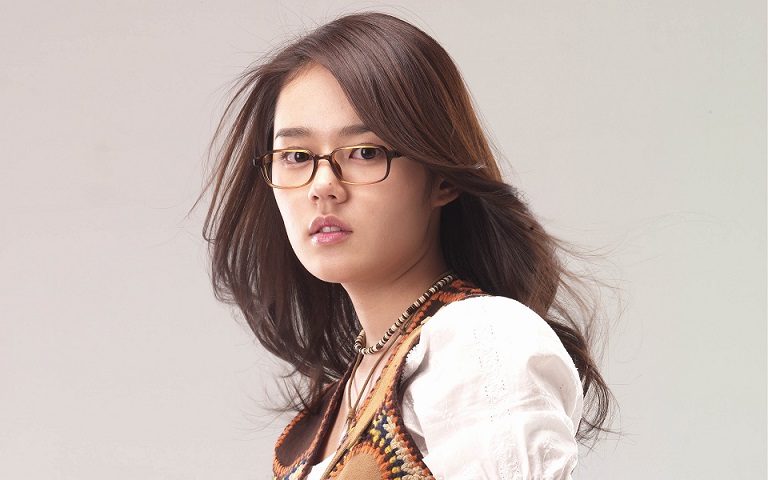
//> input picture test.jpg, 768 x 480 px
$ ./main-019   (built with g++ and OpenCV 4)
//> lines starting //> are read from the running program, lines starting //| are printed output that depends on the picture
#include <opencv2/opencv.hpp>
#include <iostream>
#include <cmath>

using namespace cv;
int main(int argc, char** argv) {
	Mat src, dst;
	src = imread("//home//fang//下载//opencv基础代码和ppt//test.jpg");
//> src is the input picture: 480 rows x 768 cols, CV_8UC3; mean B, G, R 175, 180.8, 194.8
	if (!src.data) {
		printf("could not load image...\n");
		return -1;
	}

	char INPUT_TITLE[] = "input image";
	char OUTPUT_TITLE[] = "sobel-demo";
	namedWindow(INPUT_TITLE, CV_WINDOW_AUTOSIZE);
	namedWindow(OUTPUT_TITLE, CV_WINDOW_AUTOSIZE);
	imshow(INPUT_TITLE, src);

	Mat gray_src;
	GaussianBlur(src, dst, Size(3, 3), 0, 0);
	cvtColor(dst, gray_src, CV_BGR2GRAY);
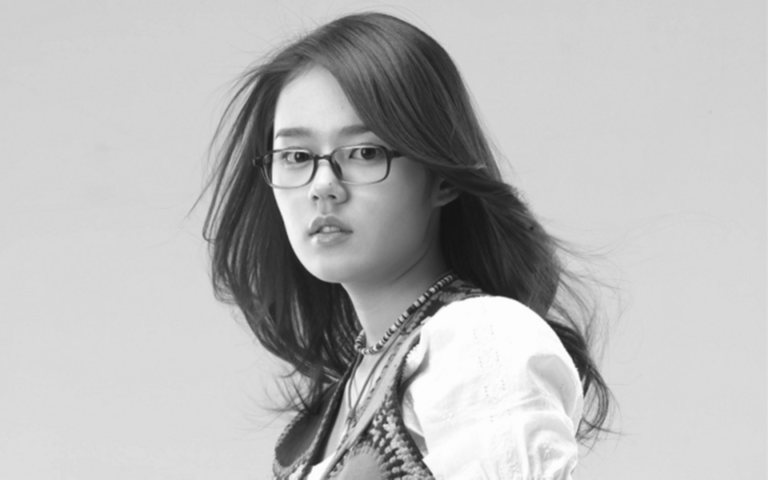
//> gray_src: 480 rows x 768 cols, CV_8UC1; min 19, max 254, mean 184.3
	imshow("gray image", gray_src);

	Mat xgrad, ygrad;
	Scharr(gray_src, xgrad, CV_16S, 1, 0);
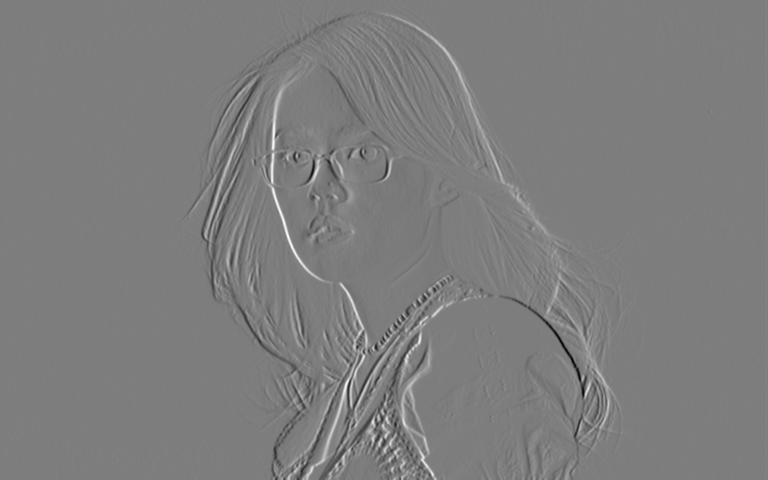
//> xgrad: 480 rows x 768 cols, CV_16SC1; min -2471, max 2531, mean 0.1; drawn with min black and max white
	Scharr(gray_src, ygrad, CV_16S, 0, 1);
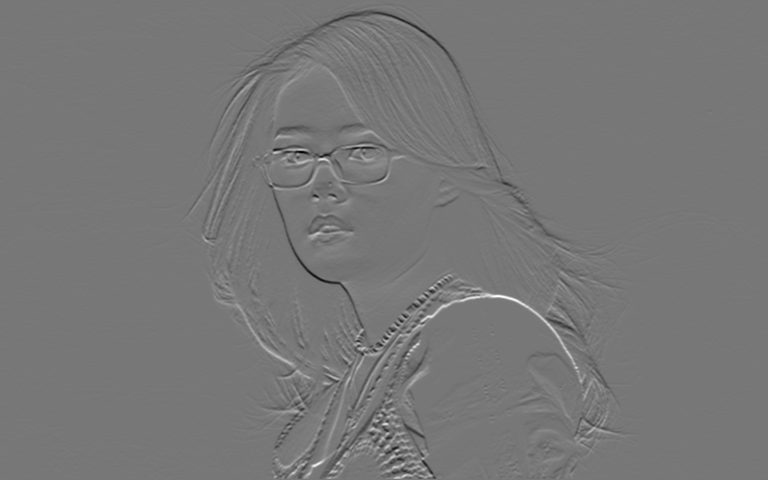
//> ygrad: 480 rows x 768 cols, CV_16SC1; min -2337, max 2637, mean 0.1; drawn with min black and max white

	// Sobel(gray_src, xgrad, CV_16S, 1, 0, 3);
	// Sobel(gray_src, ygrad, CV_16S, 0, 1, 3);
	convertScaleAbs(xgrad, xgrad);
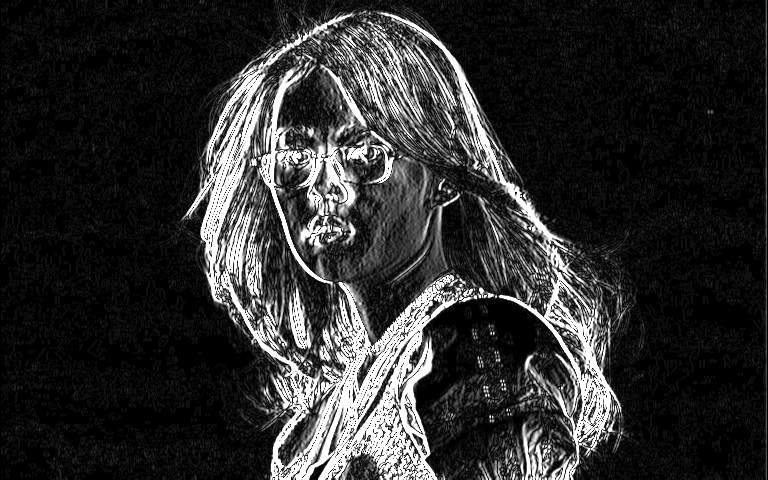
//> xgrad: 480 rows x 768 cols, CV_8UC1; min 0, max 255, mean 46.1
	convertScaleAbs(ygrad, ygrad);
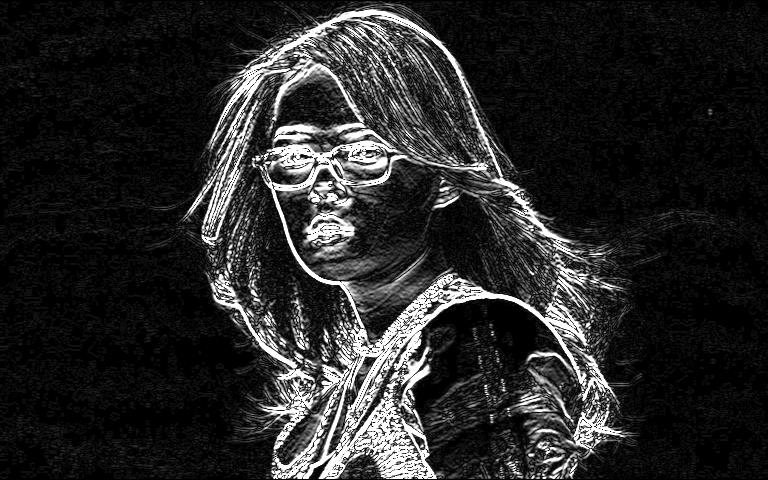
//> ygrad: 480 rows x 768 cols, CV_8UC1; min 0, max 255, mean 40
	imshow("xgrad", xgrad);
	imshow("ygrad", ygrad);

	Mat xygrad = Mat(xgrad.size(), xgrad.type());
	printf("type : %d\n", xgrad.type());
//| type : 0
	int width = xgrad.cols;
//> width = 768
	int height = ygrad.rows;
//> height = 480
	for (int row = 0; row < height; row++) {
		for (int col = 0; col < width; col++) {
			int xg = xgrad.at<uchar>(row, col);
			int yg = ygrad.at<uchar>(row, col);
			int xy = xg + yg;
			xygrad.at<uchar>(row, col) = saturate_cast<uchar>(xy);
		}
	}
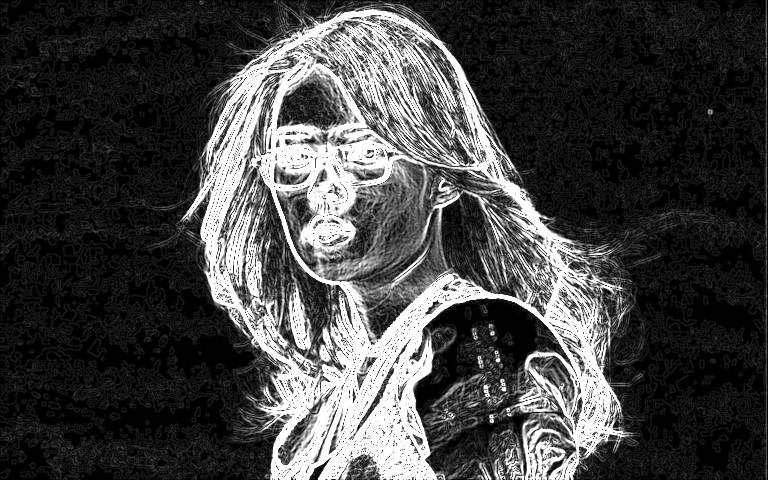
//> xygrad: 480 rows x 768 cols, CV_8UC1; min 0, max 255, mean 67.8
	//addWeighted(xgrad, 0.5, ygrad, 0.5, 0, xygrad);
	imshow(OUTPUT_TITLE, xygrad);

	char outfile[100];
	sprintf(outfile, "//home//fang//下载//opencv基础代码和ppt//Scharr_19.jpg");
	imwrite(outfile,xygrad);

	waitKey(0);
	return 0;
}
